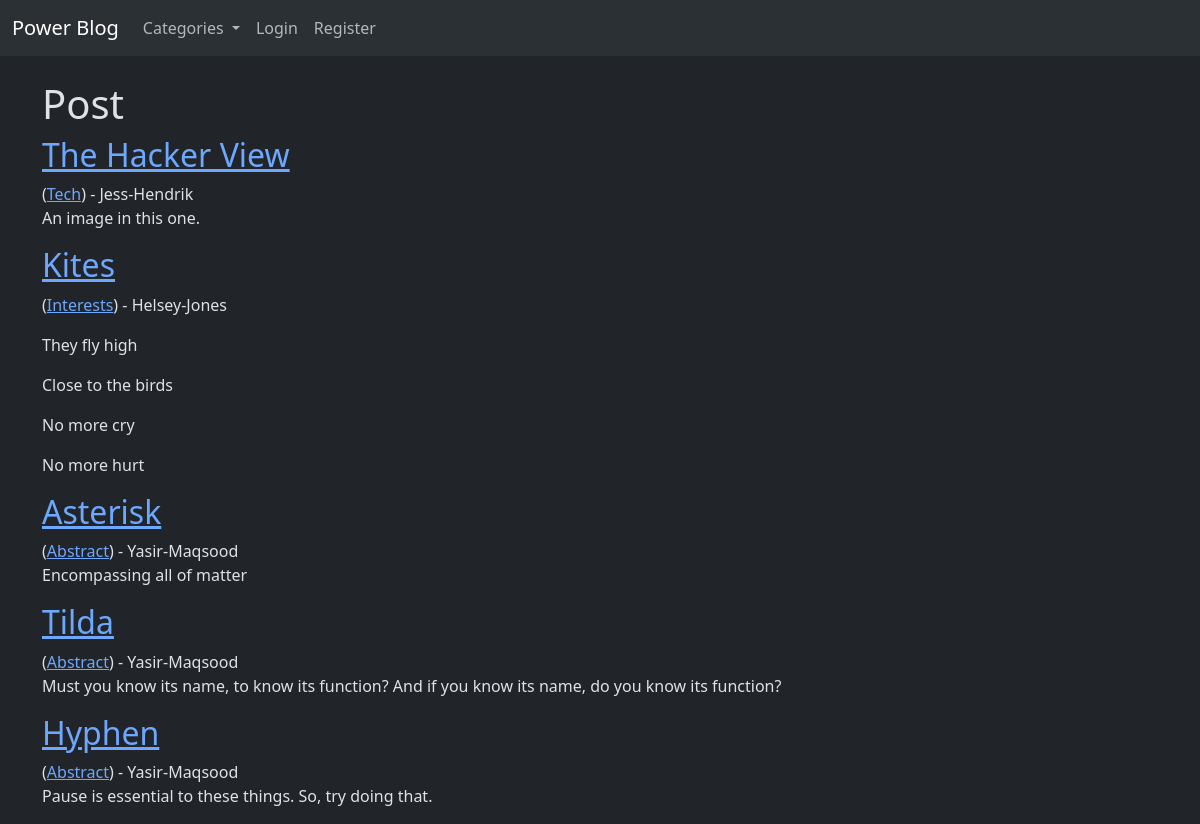
The page / on the database its author committed.
### theblog/models.py (models this page shows, shortened)
class Post(models.Model):
    title = models.CharField(max_length = 255)
    header_image = models.ImageField(null=True, blank=True, upload_to="images/")
    title_tag = models.CharField(max_length = 255)
    author = models.ForeignKey(User, on_delete=models.CASCADE)
    body = RichTextField(blank=True, null=True)
    post_date = models.DateField(auto_now_add=True)
    category = models.CharField(max_length=255, default='Abstract')
    snippet = models.CharField(max_length=255, default='Click to look inside. Meow!')
    likes = models.ManyToManyField(User, related_name='blog_posts')

### theblog/views.py (the view)
# urls.py: path('', HomeView.as_view(), name="home"),
class HomeView(ListView):
    model = Post
    template_name = 'home.html'
    ordering = ['-post_date']
    def get_context_data(self, *args, **kwargs):
        cat_menu = Category.objects.all()
        context = super(HomeView, self).get_context_data(*args, **kwargs)
        context["cat_menu"] = cat_menu
        return context

### theblog/models.py (called while the page is built)
    def __str__(self):
        return self.name

### theblog/templates/home.html (shortened to what this page needs)
{% extends 'base.html'%}
{% block content %}
<h1>Post</h1>
{% for post in object_list %}
    <h2><a href="{%url 'article-detail' post.pk%}">{{ post.title }}</a></h2>(<a href="{%url 'category' post.category|slugify|title%}">{{post.category}}</a>) -
    {{ post.author.first_name }}-{{ post.author.last_name }}
    <p>{{ post.snippet|safe }}</p>
{% endfor %}
{% endblock %}

### rows shown on the page
Post: title "The Hacker View", category "Tech", author.first_name "Jess", author.last_name "Hendrik", snippet "An image in this one."
Post: title "Kites", category "Interests", author.first_name "Helsey", author.last_name "Jones", snippet "They fly high Close to the birds No more cry No more hurt"
Post: title "Asterisk", category "Abstract", author.first_name "Yasir", author.last_name "Maqsood", snippet "Encompassing all of matter"
Post: title "Tilda", category "Abstract", author.first_name "Yasir", author.last_name "Maqsood", snippet "Must you know its name, to know its function? And if you know its name, do you know its function?"
Post: title "Hyphen", category "Abstract", author.first_name "Yasir", author.last_name "Maqsood", snippet "Pause is essential to these things. So, try doing that."
